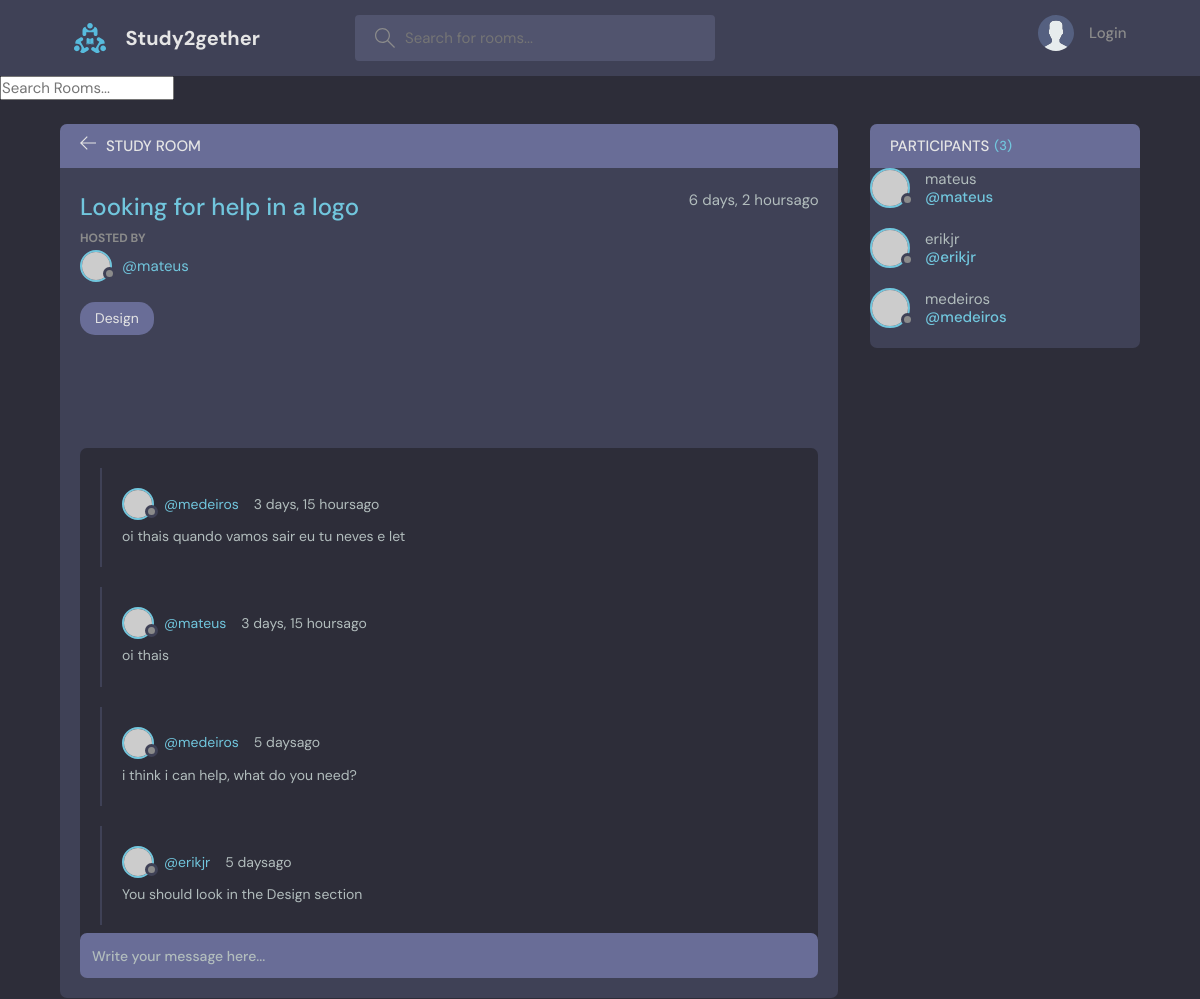
Page /room/9 on the committed database.
### base/models.py (models this page shows, shortened)
class Room(models.Model):
    host = models.ForeignKey(User, on_delete=models.SET_NULL, null=True)
    topic = models.ForeignKey(Topic, on_delete=models.SET_NULL, null=True)
    name = models.CharField(max_length=200)
    description = models.TextField(null=True, blank=True)
    participants = models.ManyToManyField(User, related_name='participants', blank=True)
    updated = models.DateTimeField(auto_now=True)
    created = models.DateTimeField(auto_now_add=True)
    class Meta:
        ordering = ['-updated', '-created']

class Topic(models.Model):
    name = models.CharField(max_length=200)
    def __str__(self):
        return self.name

class Message(models.Model):
    user = models.ForeignKey(User, on_delete=models.CASCADE)
    room = models.ForeignKey(Room, on_delete=models.CASCADE)
    body = models.TextField()
    updated = models.DateTimeField(auto_now=True)
    created = models.DateTimeField(auto_now_add=True)
    class Meta:
        ordering = ['-updated', '-created']

### base/views.py (the view, shortened to what this page needs)
# urls.py: path('room/<int:pk>', room, name='room'),
def room(request, pk):
    room = Room.objects.get(id=pk)
    room_messages = room.message_set.all().order_by('-created')
    participants = room.participants.all()
    context = {'room':room, 'room_messages':room_messages, 'participants':participants}
    return render(request, 'base/room.html', context)

### base/templates/base/room.html (shortened to what this page needs)
{% extends 'base.html' %}
{% block content %}
    <main class="profile-page layout layout--2">
      <div class="container">
        <div class="room">
          <div class="room__top">
            <div class="room__topLeft">
              <a href="{% url 'home' %}">
                <svg version="1.1" xmlns="http://www.w3.org/2000/svg" width="32" height="32" viewBox="0 0 32 32">
                  <title>arrow-left</title>
                  <path
                    d="M13.723 2.286l-13.723 13.714 13.719 13.714 1.616-1.611-10.96-10.96h27.625v-2.286h-27.625l10.965-10.965-1.616-1.607z"
                  ></path>
                </svg>
              </a>
              <h3>Study Room</h3>
            </div>
          </div>
          <div class="room__box scroll">
            <div class="room__header scroll">
              <div class="room__info">
                <h3>{{ room.name }}</h3>
                <span>{{ room.created|timesince }}ago</span>
              </div>
              <div class="room__hosted">
                <p>Hosted By</p>
                <a href="{% url 'user_profile' room.host.id %}" class="room__author">
                  <div class="avatar avatar--small">
                    <img src="https://randomuser.me/api/portraits/men/37.jpg" />
                  </div>
                  <span>@{{ room.host.username }}</span>
                </a>
              </div>
              <span class="room__topics">{{ room.topic }}</span>
            </div>
            <div class="room__conversation">
              <div class="threads scroll">
                {% for message in room_messages %}
                  <div class="thread">
                  <div class="thread__top">
                    <div class="thread__author">
                      <a href="{% url 'user_profile' message.user.id %}" class="thread__authorInfo">
                        <div class="avatar avatar--small">
                          <img src="https://randomuser.me/api/portraits/men/37.jpg" />
                        </div>
                        <span>@{{ message.user.username }}</span>
                      </a>
                      <span class="thread__date">{{ message.created|timesince }}ago</span>
                    </div>
                  </div>
                  <div class="thread__details">
                    {{ message.body }}
                  </div>
                </div>
                {% endfor %}
              </div>
            </div>
          </div>
          <div class="room__message">
            <form action="" method="POST">
              <input name="body" placeholder="Write your message here..." /></form>
          </div>
        </div>
        <div class="participants">
          <h3 class="participants__top">Participants <span>({{ participants.count }})</span></h3>
          {% for user in participants %}
            <a href="{% url 'user_profile' user.id %}" class="participant">
              <div class="avatar avatar--medium">
                <img src="https://randomuser.me/api/portraits/men/37.jpg" />
              </div>
              <p>
                {{ user.username }}
                <span>@{{ user.username }}</span>
              </p>
            </a>
          {% endfor %}
          </div>
        </div>
    </main>
{% endblock %}

### rows in the picture
Room: name "Looking for help in a logo", created "6 days, 2 hours", host.username "mateus", topic "Design"
Message: user.username "medeiros", created "3 days, 15 hours", body "oi thais quando vamos sair eu tu neves e let"
Message: user.username "mateus", created "3 days, 15 hours", body "oi thais"
Message: user.username "medeiros", created "5 days", body "i think i can help, what do you need?"
Message: user.username "erikjr", created "5 days", body "You should look in the Design section"

### other values in the picture
{{ participants.count }} "3"
{{ user.username }} "mateus"
{{ user.username }} "erikjr"
{{ user.username }} "medeiros"
